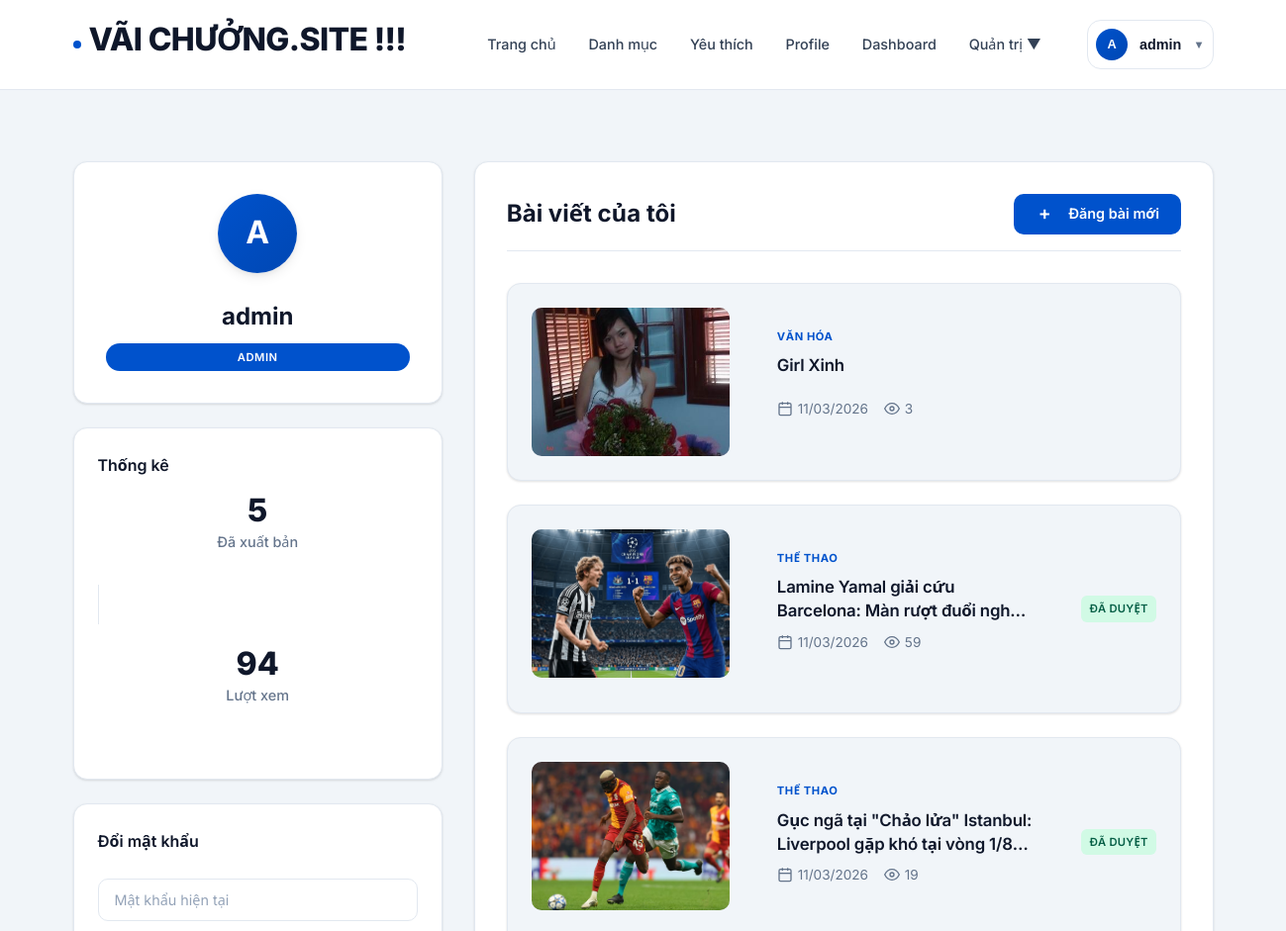
Page /me/profile (signed in, upper part) on the earlier database version.
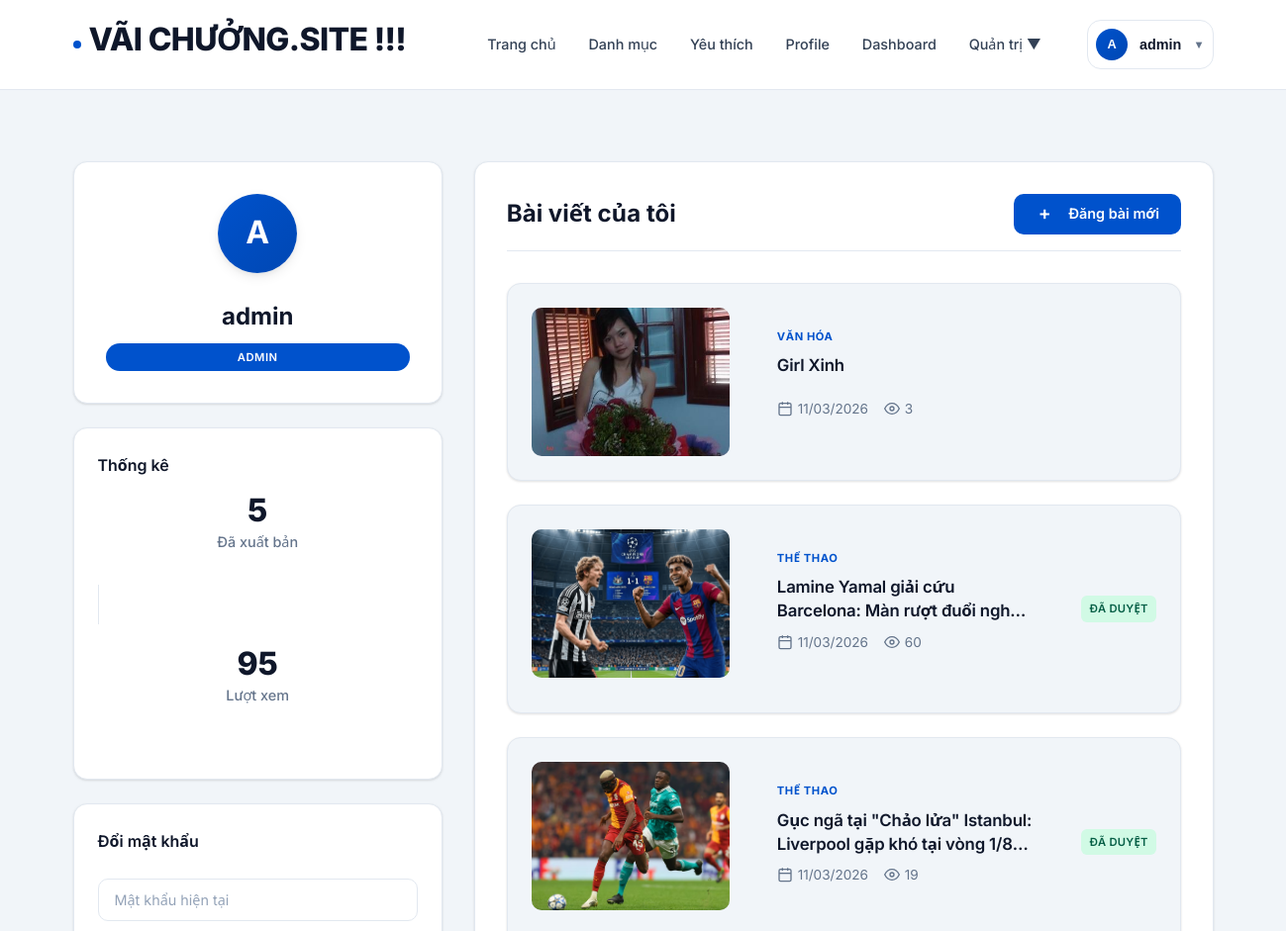
Same page on the later database version.
### newsapp/models.py (models this page shows)
class Article(db.Model):
    __tablename__ = "articles"
    id = db.Column(db.Integer, primary_key=True)
    title = db.Column(db.String(200), nullable=False, index=True)
    content = db.Column(db.Text, nullable=False)
    excerpt = db.Column(db.String(500))
    image_ref = db.Column(db.String(500))
    status = db.Column(db.String(20), nullable=False, default=ArticleStatus.DRAFT, index=True)
    review_note = db.Column(db.String(500))
    created_at = db.Column(db.DateTime, default=datetime.utcnow, nullable=False, index=True)
    updated_at = db.Column(db.DateTime, default=datetime.utcnow, onupdate=datetime.utcnow, nullable=False)
    published_at = db.Column(db.DateTime)
    views = db.Column(db.Integer, default=0, nullable=False)
    audio_ref = db.Column(db.String(500))  # static-relative path to generated audio
    audio_duration = db.Column(db.Integer)  # seconds, optional
    summary_text = db.Column(db.Text)
    user_id = db.Column(db.Integer, db.ForeignKey("users.id"), nullable=False, index=True)
    category_id = db.Column(db.Integer, db.ForeignKey("categories.id"), nullable=False, index=True)
    author = db.relationship("User", back_populates="articles")
    category = db.relationship("Category", back_populates="articles")
    comments = db.relationship(
        "Comment", back_populates="article", lazy=True, order_by="Comment.created_at.desc()"
    )
    favorites = db.relationship("Favorite", back_populates="article", lazy=True)

class Category(db.Model):
    __tablename__ = "categories"
    id = db.Column(db.Integer, primary_key=True)
    name = db.Column(db.String(100), unique=True, nullable=False, index=True)
    description = db.Column(db.Text)
    active = db.Column(db.Boolean, nullable=False, default=True, index=True)
    created_at = db.Column(db.DateTime, default=datetime.utcnow, nullable=False)
    articles = db.relationship("Article", back_populates="category", lazy=True)

### newsapp/controllers/main_controller.py (the view)
@bp.route("/me/profile")
@login_required
def profile_dashboard():
    user = get_current_user()
    assert user is not None
    user_articles = Article.query.filter_by(user_id=user.id).order_by(Article.created_at.desc()).all()
    published_count = len([a for a in user_articles if a.status == ArticleStatus.PUBLISHED])
    total_views = sum(a.views for a in user_articles if a.status == ArticleStatus.PUBLISHED)
    return render_template(
        "main/profile.html",
        user=user,
        user_articles=user_articles,
        published_count=published_count,
        total_views=total_views
    )

### newsapp/utils/auth.py (called while the page is built)
def get_current_user() -> User | None:
    if hasattr(g, "current_user"):
        return cast(User | None, g.current_user)
    user_id = session.get("user_id")
    if not user_id:
        g.current_user = None
        return None
    user = db.session.get(User, int(user_id))
    g.current_user = user
    return user

def login_required(fn: F) -> F:
    @wraps(fn)
    def wrapper(*args, **kwargs):
        user = get_current_user()
        if not user:
            flash("Vui lòng đăng nhập để truy cập!", "error")
            return redirect(url_for("auth.login"))
        if not user.active:
            session.clear()
            flash("Tài khoản đang bị khóa / không hoạt động.", "error")
            return redirect(url_for("auth.login"))
        return fn(*args, **kwargs)
    return cast(F, wrapper)

### newsapp/templates/main/profile.html (shortened to what the changed rows need)
{% extends "base.html" %}
{% block content %}
<div class="profile-dashboard">
    <div class="container">
        <div class="profile-grid">
            <div class="profile-sidebar">
                <div class="profile-card">
                    <div class="profile-info">
                        <h2 class="profile-name">{{ user.username }}</h2>
                    </div>
                </div>
                <div class="stats-card">
                    <div class="stats-grid">
                        <div class="stat-item">
                            <div class="stat-number">{{ total_views|default(0) }}</div>
                            <div class="stat-label">Lượt xem</div>
                        </div>
                    </div>
                </div>
            </div>
            <div class="profile-content">
                <div class="content-header">
                    <h2 class="content-title">Bài viết của tôi</h2>
                </div>
                <div class="articles-list">
                    {% for article in user_articles %}
                    <div class="article-card">
                        <div class="article-image">
                            {% set img = (article.image_ref|image_src) %}
                            {% if img %}
                            <img src="{{ img }}" alt="{{ article.title }}">
                            {% else %}
                            <div class="image-placeholder">
                                <span>Không có ảnh</span>
                            </div>
                            {% endif %}
                        </div>
                        <div class="article-content">
                            <div class="article-category">{{ article.category.name.upper() }}</div>
                            <h3 class="article-title">
                                <a href="{{ url_for('main.article_detail', article_id=article.id) }}">{{ article.title }}</a>
                            </h3>
                            <div class="article-meta">
                                <span class="article-date">
                                    <svg width="16" height="16" viewBox="0 0 24 24" fill="none" stroke="currentColor" stroke-width="2">
                                        <rect x="3" y="4" width="18" height="18" rx="2" ry="2"></rect>
                                        <line x1="16" y1="2" x2="16" y2="6"></line>
                                        <line x1="8" y1="2" x2="8" y2="6"></line>
                                        <line x1="3" y1="10" x2="21" y2="10"></line>
                                    </svg>
                                    {{ article.created_at.strftime('%d/%m/%Y') }}
                                </span>
                                <span class="article-views">
                                    <svg width="16" height="16" viewBox="0 0 24 24" fill="none" stroke="currentColor" stroke-width="2">
                                        <path d="M1 12s4-8 11-8 11 8 11 8-4 8-11 8-11-8-11-8z"></path>
                                        <circle cx="12" cy="12" r="3"></circle>
                                    </svg>
                                    {{ article.views }}
                                </span>
                            </div>
                        </div>
                        <div class="article-status">
                            {% if article.status == 'published' %}
                            <span class="status-badge status-published">Đã duyệt</span>
                            {% elif article.status == 'pending' %}
                            <span class="status-badge status-pending">Chờ duyệt</span>
                            {% elif article.status == 'draft' %}
                            <span class="status-badge status-draft">Bản nháp</span>
                            {% elif article.status == 'rejected' %}
                            <span class="status-badge status-rejected">Từ chối</span>
                            {% endif %}
                        </div>
                    </div>
                    {% endfor %}
                </div>
            </div>
        </div>
    </div>
</div>
{% endblock %}

Differences in the rows shown:
changed Article "Lamine Yamal giải cứu Barcelona: Màn rượt đuổi…": views "59" → "60"
Other differences:
{{ total_views|default(0) }}: "94" → "95"
